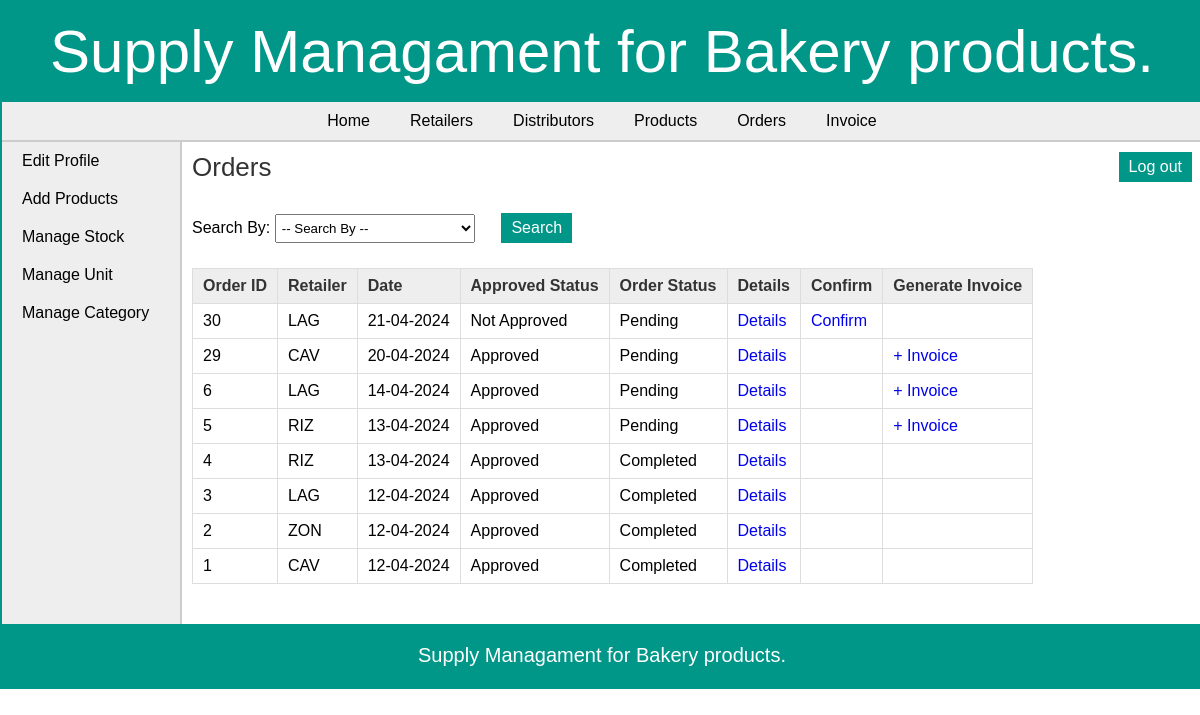
/manufacturer/view_orders.php (signed in), run on the app's committed database.
### tables this page shows
CREATE TABLE `orders` (
  `order_id` int(11) NOT NULL,
  `date` date NOT NULL,
  `retailer_id` int(11) NOT NULL,
  `approved` tinyint(1) NOT NULL,
  `status` tinyint(1) NOT NULL,
  `total_amount` decimal(10,3) NOT NULL
);

CREATE TABLE `area` (
  `area_id` int(11) NOT NULL,
  `area_name` varchar(50) NOT NULL,
  `area_code` varchar(10) NOT NULL
);

### manufacturer/view_orders.php (the view, shortened to what this page needs)
<?php
	require("../includes/config.php");
		if(isset($_SESSION['manufacturer_login'])) {
			$error = "";
			if($_SERVER['REQUEST_METHOD'] == "POST") {
				if(isset($_POST['cmbFilter'])) {
					if(!empty($_POST['txtId'])) {
						$result = validate_number($_POST['txtId']);
						if($result == 1) {
							$order_id = $_POST['txtId'];
							$query_selectOrder = "SELECT * FROM orders,retailer,area WHERE orders.retailer_id=retailer.retailer_id AND retailer.area_id=area.area_id AND order_id='$order_id'";
							$result_selectOrder = mysqli_query($con,$query_selectOrder);
							$row_selectOrder = mysqli_fetch_array($result_selectOrder);
							if(empty($row_selectOrder)){
							   $error = "* No order was found with this ID";
							}
							else {
								mysqli_data_seek($result_selectOrder,0);
							}
						}
						else {
							$error = "* Invalid ID";
						}
					}
					else if(!empty($_POST['cmbRetailer'])) {
						$retailer_id = $_POST['cmbRetailer'];
						$query_selectOrder = "SELECT * FROM orders,retailer,area WHERE orders.retailer_id=retailer.retailer_id AND retailer.area_id=area.area_id AND orders.retailer_id='$retailer_id' ORDER BY approved,status,order_id DESC";
						$result_selectOrder = mysqli_query($con,$query_selectOrder);
						$row_selectOrder = mysqli_fetch_array($result_selectOrder);
						if(empty($row_selectOrder)){
						   $error = "* No order was found of the selected Retailer";
						}
						else {
							mysqli_data_seek($result_selectOrder,0);
						}
					}
					else if(!empty($_POST['txtDate'])) {
						$date = $_POST['txtDate'];
						$query_selectOrder = "SELECT * FROM orders,retailer,area WHERE orders.retailer_id=retailer.retailer_id AND retailer.area_id=area.area_id AND date='$date'";
						$result_selectOrder = mysqli_query($con,$query_selectOrder);
						$row_selectOrder = mysqli_fetch_array($result_selectOrder);
						if(empty($row_selectOrder)){
						   $error = "* No order was found with the selected Date";
						}
						else {
							mysqli_data_seek($result_selectOrder,0);
						}
					}
					else if(!empty($_POST['cmbStatus'])) {
						if($_POST['cmbStatus'] == "zero") {
							$status = 0;
						}
						else {
							$status = $_POST['cmbStatus'];
						}
						$query_selectOrder = "SELECT * FROM orders,retailer,area WHERE orders.retailer_id=retailer.retailer_id AND retailer.area_id=area.area_id AND status='$status' ORDER BY approved,order_id DESC";
						$result_selectOrder = mysqli_query($con,$query_selectOrder);
						$row_selectOrder = mysqli_fetch_array($result_selectOrder);
						if(empty($row_selectOrder)){
						   $error = "* No order was found";
						}
						else {
							mysqli_data_seek($result_selectOrder,0);
						}
					}
					else if(!empty($_POST['cmbApproved'])) {
						if($_POST['cmbStatus'] == "zero") {
							$approved = 0;
						}
						else {
							$approved = $_POST['cmbApproved'];
						}
						$query_selectOrder = "SELECT * FROM orders,retailer,area WHERE orders.retailer_id=retailer.retailer_id AND retailer.area_id=area.area_id AND approved='$approved' ORDER BY order_id DESC";
						$result_selectOrder = mysqli_query($con,$query_selectOrder);
						$row_selectOrder = mysqli_fetch_array($result_selectOrder);
						if(empty($row_selectOrder)){
						   $error = "* No order was found";
						}
						else {
							mysqli_data_seek($result_selectOrder,0);
						}
					}
					else {
						$error = "* Please enter the data to search for.";
					}
				}
				else {
					$error = "Please choose an option to search for.";
				}
			}
			else {
				$query_selectOrder = "SELECT * FROM orders,retailer,area WHERE orders.retailer_id=retailer.retailer_id AND retailer.area_id=area.area_id ORDER BY approved,status,order_id DESC;";
				$result_selectOrder = mysqli_query($con,$query_selectOrder);
			}
		}
		else {
			header('Location:../index.php');
		}
?>
<!DOCTYPE html>
<html>
<head>
	<link rel="stylesheet" href="../includes/main_style.css" >
	<link rel="stylesheet" href="css/smoothness/jquery-ui.css">
</head>
<body>
	<?php
		include("../includes/header.inc.php");
		include("../includes/nav_manufacturer.inc.php");
		include("../includes/aside_manufacturer.inc.php");
	?>
	<section>
		<h1>Orders</h1>
		<form action="" method="POST" class="form">
			Search By:
			<div class="input-box">
			<select name="cmbFilter" id="cmbFilter">
			<option value="" disabled selected>-- Search By --</option>
			</select>
			</div>
			<input type="submit" class="submit_button" value="Search" /> <span class="error_message"> <?php echo $error; ?> </span>
		</form>
		<form action="" method="POST" class="form">
		<table class="table_displayData" style="margin-top:20px;">
			<tr>
				<th> Order ID </th>
				<th> Retailer </th>
				<th> Date </th>
				<th> Approved Status </th>
				<th> Order Status </th>
				<th> Details </th>
				<th> Confirm </th>
				<th> Generate Invoice </th>
			</tr>
			<?php $i=1; while($row_selectOrder = mysqli_fetch_array($result_selectOrder)) { ?>
			<tr>
				<td> <?php echo $row_selectOrder['order_id']; ?> </td>
				<td> <?php echo $row_selectOrder['area_code']; ?> </td>
				<td> <?php echo date("d-m-Y",strtotime($row_selectOrder['date'])); ?> </td>
				<td>
					<?php
						if($row_selectOrder['approved'] == 0) {
							echo "Not Approved";
						}
						else {
							echo "Approved";
						}
					?>
				</td>
				<td>
					<?php
						if($row_selectOrder['status'] == 0) {
							echo "Pending";
						}
						else {
							echo "Completed";
						}
					?>
				</td>
				<td> <a href="view_order_items.php?id=<?php echo $row_selectOrder['order_id']; ?>">Details</a> </td>
				<td>
					<?php
						if($row_selectOrder['approved'] == 0) {
							echo "<a href=\"confirm_order.php?id=".$row_selectOrder['order_id']."\">Confirm</a>";
						}
						else {
						}
					?>
				</td>
				<td>
					<?php
						if($row_selectOrder['approved'] == 1 && $row_selectOrder['status'] == 0) {
						?>
							<a href="generate_invoice.php?id=<?php echo $row_selectOrder['order_id']; ?>">+ Invoice</a>
						<?php
						}
						?>
				</td>
			</tr>
			<?php $i++; } ?>
		</table>
		</form>
	</section>
	<?php
		include("../includes/footer.inc.php");
	?>
</body>
</html>

### includes/main_style.css (style rules this page uses)
* { font-family: arial,sans-serif; margin:0px; padding:0px; }
body { width:1200px; margin:auto; border:2px solid #009688; }
a { text-decoration:none; }
.input-box { display:inline-block; margin:5px 0px; }
.input-box select { padding:5px 2px; width:200px; margin:auto; }
.submit_button { font-size:16px; margin-top:20px; margin-right:20px; padding:6px 10px; background-color:#009688; border:none; color:white; }
section { width:1000px; padding:10px; padding-bottom:40px; }
section h1 { margin-bottom:10px; font-weight:normal; color:#333; font-size: 26px; }
table { border-collapse: collapse; }
.table_displayData td, .table_displayData th { border:1px solid #ddd; padding: 8px 10px; text-align: left; }
.table_displayData th { background-color:#eee; color:#333; }

### data on the page
orders: order_id "30", area.area_code "LAG", date "21-04-2024", approved "Not Approved", status "Pending"
orders: order_id "29", area.area_code "CAV", date "20-04-2024", approved "Approved", status "Pending"
orders: order_id "6", area.area_code "LAG", date "14-04-2024", approved "Approved", status "Pending"
orders: order_id "5", area.area_code "RIZ", date "13-04-2024", approved "Approved", status "Pending"
orders: order_id "4", area.area_code "RIZ", date "13-04-2024", approved "Approved", status "Completed"
orders: order_id "3", area.area_code "LAG", date "12-04-2024", approved "Approved", status "Completed"
orders: order_id "2", area.area_code "ZON", date "12-04-2024", approved "Approved", status "Completed"
orders: order_id "1", area.area_code "CAV", date "12-04-2024", approved "Approved", status "Completed"
